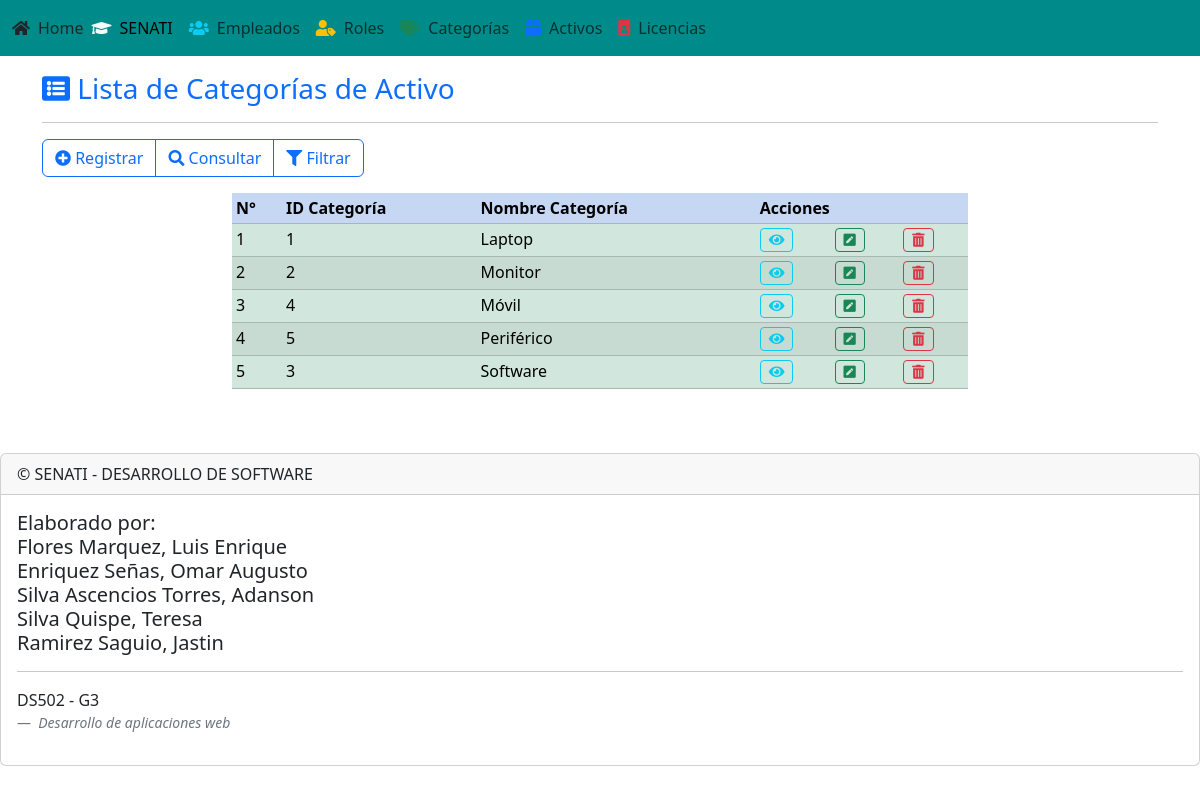
/pages/view/categoria/listar_categoria.php, run on the app's committed database.
### tables this page shows
CREATE TABLE IF NOT EXISTS `categorias_activo` (
  `id_categoria` INT AUTO_INCREMENT PRIMARY KEY,
  `nombre_categoria` VARCHAR(100) NOT NULL UNIQUE
);

### pages/model/crudcategoria.php (called while the page is built, shortened)
<?php
class CRUDCategoria extends Conexion {
    public function ListarCategoria() {
        $cn = $this->Conectar();
        $sql = "call sp_listar_categorias()";
        $snt = $cn->prepare($sql);
        $snt->execute();
        $arr_cat = $snt->fetchAll();
        return $arr_cat;
    }
}
?>

### pages/view/categoria/listar_categoria.php (the view, shortened to what this page needs)
<?php
include("../../template/header.php");
include("../../template/menubar.php");
$crudcategoria = new CRUDCategoria();
$rs_cat = $crudcategoria->ListarCategoria();
?>
<div class="container mt-3">
    <header>
        <h3 class="text-primary"><i class="fas fa-list-alt"></i> Lista de Categorías de Activo</h3>
        <hr />
    </header>
    <nav class="mb-3">
        <div class="btn-group" role="group">
            <a href="registrar_categoria.php" class="btn btn-outline-primary"><i class="fas fa-plus-circle"></i> Registrar</a>
            <a href="consultar_categoria.php" class="btn btn-outline-primary"><i class="fa fa-search"></i> Consultar</a>
            <a href="filtrar_categoria.php" class="btn btn-outline-primary"><i class="fa fa-filter"></i> Filtrar</a>
        </div>
    </nav>
    <section>
        <article>
            <div class="row justify-content-center">
                <div class="col-md-8">
                    <table class="table table-hover table-sm table-success table-striped">
                        <tr class="table-primary">
                            <th>N°</th>
                            <th>ID Categoría</th>
                            <th>Nombre Categoría</th>
                            <th colspan="3">Acciones</th>
                        </tr>
                        <?php
                        $i = 0;
                        foreach ($rs_cat as $cat) {
                            $i++;
                        ?>
                            <tr class="reg_categoria">
                                <td><?= $i ?></td>
                                <td class="codcat"><?= $cat->id_categoria ?></td>
                                <td class="nombrecat"><?= $cat->nombre_categoria ?></td>
                                <td>
                                    <a href="mostrar_categoria.php?idcat=<?= $cat->id_categoria ?>" class="btn btn-outline-info btn-sm" title="Mostrar">
                                        <i class="fas fa-eye"></i>
                                    </a>
                                </td>
                                <td>
                                    <a href="editar_categoria.php?idcat=<?= $cat->id_categoria ?>" class="btn_editar btn btn-outline-success btn-sm" title="Editar">
                                        <i class="fas fa-pen-square"></i>
                                    </a>
                                </td>
                                <td>
                                    <a href="#" data-bs-toggle="modal" data-bs-target="#md_borrar_cat"
                                        data-id="<?= $cat->id_categoria ?>"
                                        data-nombre="<?= $cat->nombre_categoria ?>"
                                        class="btn_borrar btn btn-outline-danger btn-sm" title="Borrar">
                                        <i class="fas fa-trash-alt"></i>
                                    </a>
                                </td>
                            </tr>
                        <?php
                        }
                        ?>
                    </table>
                </div>
            </div>
        </article>
    </section>
</div>
<?php
include("../../template/footer.php");
?>

### data on the page
categorias_activo: id_categoria "1", nombre_categoria "Laptop"
categorias_activo: id_categoria "2", nombre_categoria "Monitor"
categorias_activo: id_categoria "4", nombre_categoria "Móvil"
categorias_activo: id_categoria "5", nombre_categoria "Periférico"
categorias_activo: id_categoria "3", nombre_categoria "Software"
